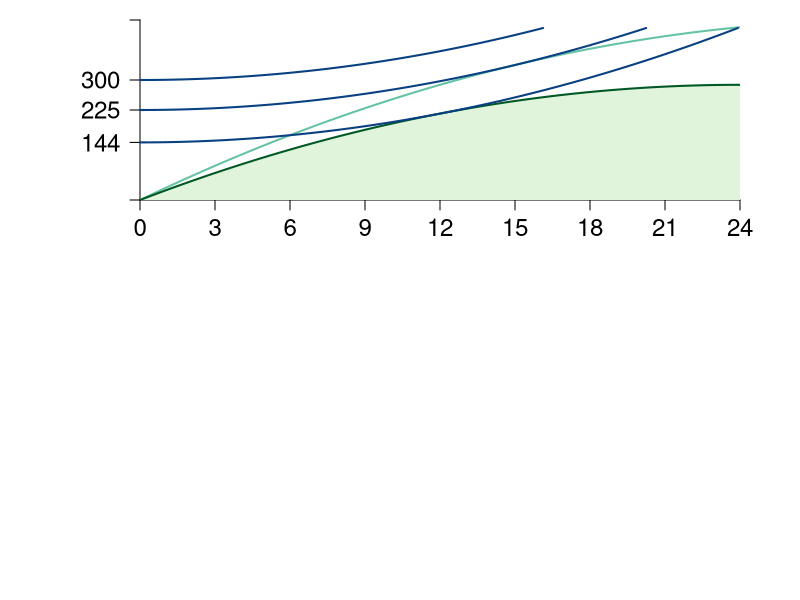

Write the R code that produced this figure. (Note: this script raises an error after producing the figure.)
require(shape)
pdf(file = "coordination_failures/mb_mc_hours.pdf", width = 9, height = 12)

#Set parameters for graphics
pointsize <- 1.8
axislabelsize <- 1.8
labelsize <- 1.5
namesize <- 1.8
annotatesize <- 1.5
graphlinewidth <- 2
segmentlinewidth <- 1.5

COL <- c("#7fc97f", "#beaed4", "#fdc086", "#ffff99", "#386cb0", "#f0027f", "#bf5b17", "#666666")
COLA <- c("#e0f3db", "#99d8c9","#66c2a4","#41ae76", "#238b45", "#005824")
COLB <- c("#4eb3d3", "#2b8cbe", "#0868ac","#084081")
Grays <- gray.colors(25, start = 1, end = 0)

#Need to create a stacked graph and 
#use the option mfrow = c(2,1) for that
par(mar =  c(5, 7, 1, 3), mfrow = c(2,1))

indiffA <- function(ea, uA = 46.08) {
  uA + (1/2)*(ea)^2
}

output <- function(ea, eb = 12, alpha = 30, beta = 1/2){
  (alpha - beta*(ea + eb))*ea
}

uA <- function(ea, ya = output) {
  ya - 0.5*(ea)^2
}

mrsA <- function(ea){
  ea
}

slopeline <- function(ea, yint = 0.5, slope = 2){
  yint + slope*ea
}


xlims <- c(0, 24)
ylims <- c(0, 450)

npts <- 501 
x <- seq(xlims[1], xlims[2], length.out = npts)
#Notice ylims[2] is lower to reduce length of indifference curves
#so they don't overlap with labels
y <- seq(ylims[1], ylims[2] - 20, length.out = npts) 
a <- c(uA(ea = 12, output(ea = 12, eb = 12)), uA(ea = 15, output(ea = 15, eb = 0)), 300)

plot(0, 0, xlim = xlims, ylim = ylims, type = "n",
     xlab = expression(paste("")),
     ylab = expression(paste("")), 
     xaxt = "n", 
     yaxt = "n", 
     cex.lab = axislabelsize, 
     bty = "n",
     xaxs = "i", 
     yaxs = "i")

ticksx <- seq(from = 0, to = xlims[2], by = 3)
xlabels <- seq(from = 0, to = xlims[2], by = 3)
ticksy <- c(0, 144, 225, 300, ylims[2])
ylabels <- c(NA, expression(paste(144)), expression(paste(225)), expression(paste(300)), NA)

axis(1, at = ticksx, pos = 0, labels = xlabels, cex.axis = labelsize - 0.05)
axis(2, at = ticksy, pos = 0, labels = ylabels, las = 1, cex.axis = labelsize - 0.05)

npts <- 500 
xx1 <- seq(xlims[1], xlims[2], length.out = npts)
xx2 <- seq(xlims[1], 24, length.out = npts)
xx3 <- seq(xlims[1], 21, length.out = npts)

#Feasible set
xpolyF <- seq(from = 0, to = 24, length.out = 501)
ypolyF <- output(xpolyF, eb = 12)
polygon(c(0, xpolyF, 24, xlims[1]), 
        c(output(0, eb = 0), output(xpolyF, eb = 12), 0, 0),
        border = FALSE, col = COLA[1])


lines(xx1, output(xx1, eb = 0), col = COLA[3], lwd = graphlinewidth)
lines(xx2, output(xx2, eb = 12), col = COLA[6], lwd = graphlinewidth)

contour(x, y,
        outer(x, y, uA),
        drawlabels = FALSE,
        col = COLB[4],
        lwd = graphlinewidth,
        levels = a,
        xaxs = "i",
        yaxs = "i",
        add = TRUE)

segments(12, output(ea = 12), 12, -300, lty = 2, col = grays[20], lwd = segmentlinewidth, xpd = 350)
segments(15, output(ea = 15, eb = 0), 15, -300, lty = 2, col = grays[20], lwd = segmentlinewidth, xpd = 350)

text(13, 150, expression(paste("Feasible set, ", h^B == 12)), xpd = TRUE, cex = labelsize)

#Axis labels

text(-3, 0.5*ylims[2], expression(paste("Consumption, ", y^A," (pounds, lb)")), xpd = TRUE, cex = axislabelsize, srt = 90)

#Label the iso-welfare functions for the HG, Aisha
text(2, 130, expression(u[1]^A), cex = annotatesize)
text(2, 210, expression(u[2]^A), cex = annotatesize)
text(2, 285, expression(u[3]^A), cex = annotatesize)

points(12, output(ea = 12), pch = 16, col = "black", cex = 1.5)
text(12 + 0.5, output(ea = 12) - 6, expression(paste(n)), cex = annotatesize)

points(15, output(ea = 15, eb = 0), pch = 16, col = "black", cex = 1.5)
text(15 + 0.5, output(ea = 15, eb = 0) - 6, expression(paste(s)), cex = annotatesize)


#text(23.7, 445, expression(paste(y(h^A, h^B == 0))), cex = annotatesize, xpd = TRUE)
text(23, 445, expression(paste(x^A*(list(h^A, h^B == 0)) ) ), cex = annotatesize, xpd = TRUE)

#text(23.5, 305, expression(paste(y(h^A, h^B == 12))), cex = annotatesize, xpd = TRUE)
text(22.5, 305, expression(paste(x^A*(list(h^A, h^B == 12)) ) ), cex = annotatesize, xpd = TRUE)


MBenefit <- function(ea, eb = 12, alpha = 30, beta = 1/2) {
  (alpha - beta*eb - 2*beta*ea)
}

MCost <- function(ea, slope = 1, intercept = 0){
  slope*ea
}


xlims <- c(0, 24)
ylims <- c(0, 31)

npts <- 501 
x <- seq(xlims[1], xlims[2], length.out = npts)
y <- seq(ylims[1], ylims[2], length.out = npts) 
a <- c(12, 46.08, 90)



plot(0, 0, xlim = xlims, ylim = ylims, type = "n",
     xlab = expression(paste("")),
     ylab = expression(paste("")), 
     xaxt = "n", 
     yaxt = "n", 
     cex.lab = axislabelsize, 
     bty = "n",
     xaxs="i", 
     yaxs="i")


ticksy <- c(0, MBenefit(12), MBenefit(15, eb = 0), MBenefit(ea = 0), 30, ylims[2])
ylabels <- c(NA, expression(paste(12)), expression(paste(15)), expression(paste(24)), expression(paste(30)), NA)

ticksx <- seq(xlims[1], xlims[2], 3)
xlabels <- seq(xlims[1], xlims[2], 3)

axis(1, at = ticksx, pos = 0, labels = xlabels ,las = 1, cex.axis = labelsize - 0.05)
axis(2, at = ticksy, pos = 0, labels = ylabels, las = 1, cex.axis = labelsize - 0.05)

text(0.5*xlims[2], -5, expression(paste("A's hours, ", h^A)), xpd = TRUE, cex = axislabelsize)
text(-3, 0.5*ylims[2], expression(paste("A's marginal costs & benefits (lb)")), xpd = TRUE, cex = axislabelsize, srt = 90) 

npts <- 500 
xx1 <- seq(xlims[1], xlims[2], length.out = npts)
xx2 <- seq(4, 8, length.out = npts)
xx3 <- seq(xlims[1], 24, length.out = npts)

lines(xx3, MBenefit(xx3, eb = 12), col = COLA[6], lwd = graphlinewidth)
lines(xx3, MBenefit(xx3, eb = 0), col = COLA[3], lwd = graphlinewidth)
lines(xx1, MCost(xx1), col = COLB[4], lwd = graphlinewidth)

#For NE hours = 12

segments(12, 0, 12, 300, lty = 2, col = grays[20], lwd = segmentlinewidth, xpd = 350)
segments(15, 0, 15, 300, lty = 2, col = grays[20], lwd = segmentlinewidth, xpd = 350)
segments(0, 12, 12, 12, lty = 2, col = grays[20], lwd = segmentlinewidth, xpd = 350)
segments(0, 15, 15, 15, lty = 2, col = grays[20], lwd = segmentlinewidth, xpd = 350)
#text(20, 16, expression(mb == mc), cex = annotatesize)


text(4.2, 31, expression(paste("Marginal benefit")), cex = labelsize, xpd = TRUE)
text(4.2, 29.5, expression(paste("when, ", h^B == 0 )), cex = labelsize, xpd = TRUE)

text(4.2, 15.7, expression(paste("Marginal benefit ")), cex = labelsize)
text(4.2, 14, expression(paste("when, ", h^B == 12 )), cex = labelsize)


text(20, 24, expression(paste("Marginal disutility")), cex = labelsize)
text(20, 22.5, expression(paste(mc^A == h^A)), cex = labelsize)




points(12, 12, pch = 16, col = "black", cex = 1.5)
text(12 + 0.85, 12.1, expression(paste(n)), cex = labelsize)

points(15, 15, pch = 16, col = "black", cex = 1.5)
text(15 + 0.85, 15.1, expression(paste(s)), cex = labelsize)

#Label the iso-welfare functions for the HG, Aisha
text(9.7, 60, expression(u[1]^A),  cex= labelsize - 0.05)
text(7.6, 60, expression(u[2]^A), cex= labelsize - 0.05)
text(4.8, 60, expression(u[3]^A), cex= labelsize - 0.05)


dev.off()
